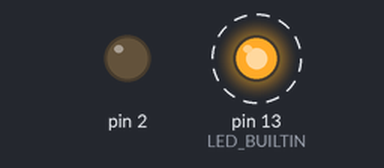
This sketch was run on a simulated Arduino Uno, built with avr-gcc and run on an emulated ATmega328P. Parts: output pins drawn as LEDs (lit = HIGH). Dashed ring = blinking.

Above: at 0.5 s.
Timing chart, 0 to 3.0 s (numbered marks = the images above):
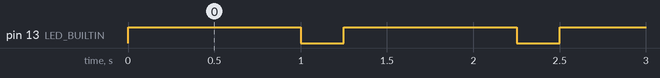

The sketch:

shortlong.ino.ino
```cpp
void setup() {
  // put your setup code here, to run once:
 pinMode(2, OUTPUT);
 pinMode(LED_BUILTIN, OUTPUT);
}

void loop() {
  // put your main code here, to run repeatedly:
 // put your main code here, to run repeatedly:
  digitalWrite(LED_BUILTIN,HIGH);
  delay(1000);
  digitalWrite(LED_BUILTIN,LOW);
  delay(250);

}
```

Measured:
- by itself, pin 13 (LED_BUILTIN): alternates HIGH for 1.0 s and LOW for 0.25 s
